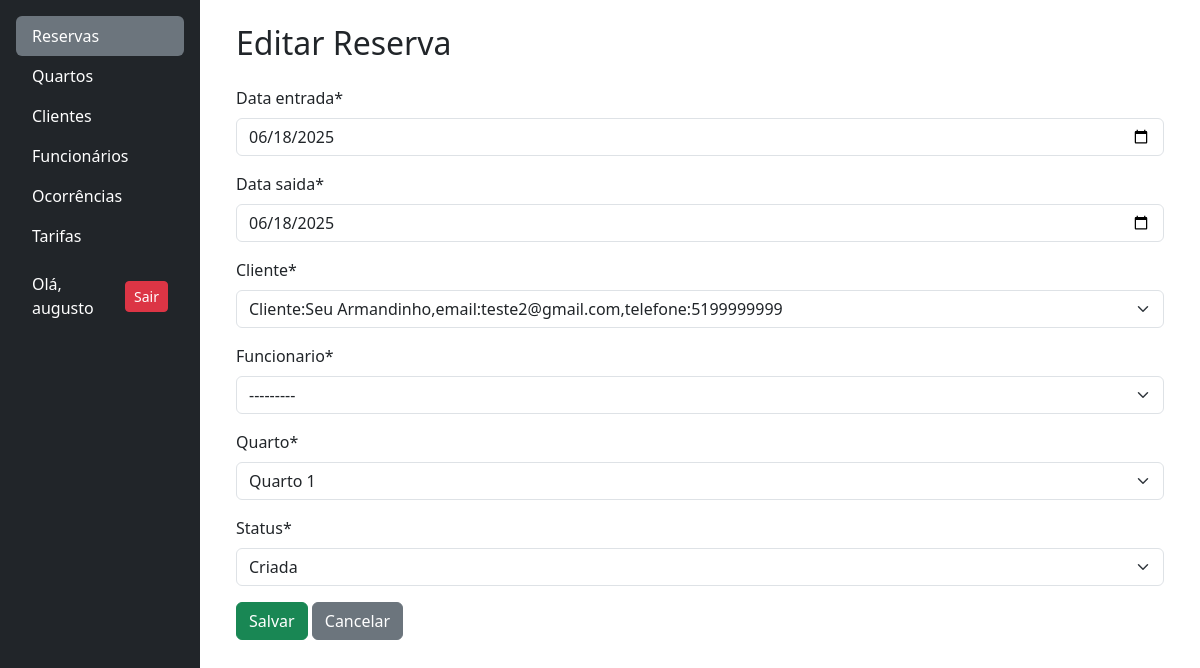
Before: /editar_reserva/4 (signed in) with the older database file.
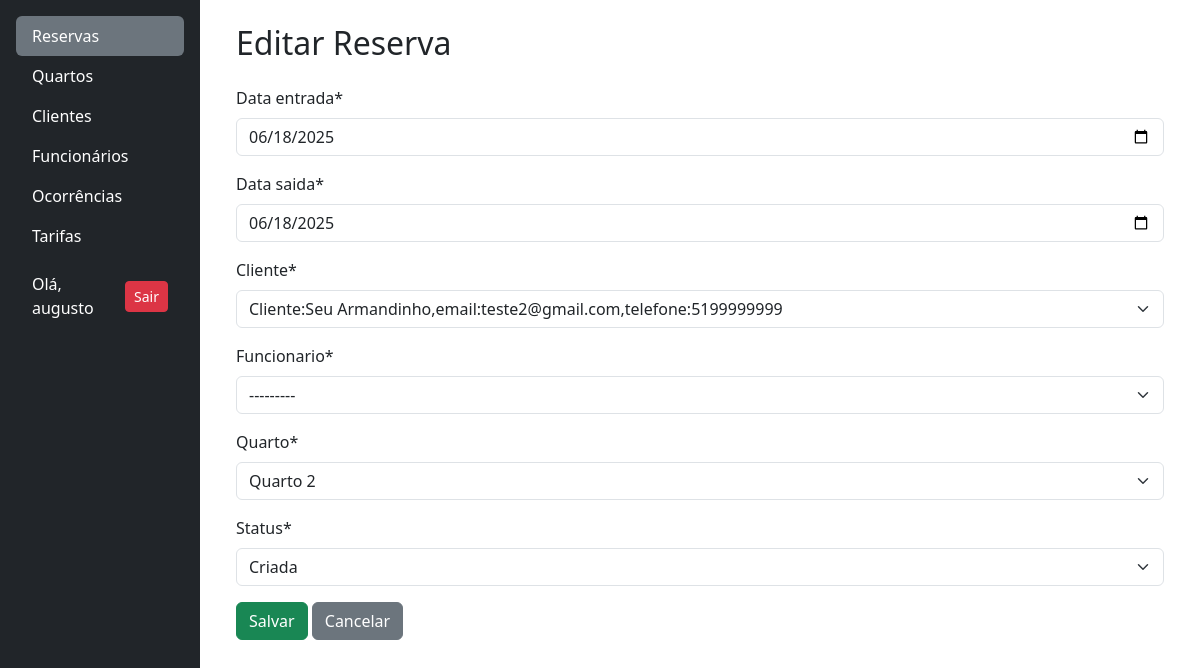
After: the same page with the newer database file.
### reservas/models.py (models this page shows, shortened)
class Reserva(models.Model):
    data_entrada = models.DateField()
    data_saida = models.DateField()
    cliente = models.ForeignKey(Cliente, on_delete=models.RESTRICT)
    funcionario = models.ForeignKey(User, on_delete=models.RESTRICT)
    quarto = models.ForeignKey(Quarto, on_delete=models.RESTRICT)
    criada_em = models.DateTimeField(auto_now_add=True)
    status = models.CharField(
        max_length=20,
        choices=STATUS_RESERVA_CHOICES,
        default='criada',
    )
    ativa = models.BooleanField(default=True)

### reservas/views.py (the view)
# urls.py: path('editar_reserva/<int:id>', views.editar_reserva, name='editar_reserva'),
@login_required
def editar_reserva(request, id):
    try:
        reserva = Reserva.objects.get(id=id)
    except Reserva.DoesNotExist:
        return redirect('reservas:reservas')
    if request.method == 'POST':
        form = ReservaForm(request.POST, instance=reserva)
        if form.is_valid():
            reserva_editada = form.save()
            if reserva_editada.ativa:
                return redirect('reservas:reservas')
            else:
                return redirect('reservas:reservas_inativas')
    else:
        form = ReservaForm(instance=reserva)
    return render(request, 'reservas/editar_reserva.html', {'form': form, 'reserva': reserva})

### reservas/forms.py
class ReservaForm(forms.ModelForm):
    data_entrada = forms.DateField(
        widget=forms.DateInput(attrs={'type': 'date'}, format='%Y-%m-%d'),
        input_formats=['%Y-%m-%d']
    )
    data_saida = forms.DateField(
        widget=forms.DateInput(attrs={'type': 'date'}, format='%Y-%m-%d'),
        input_formats=['%Y-%m-%d']
    )
    class Meta:
        model = Reserva
        fields = ['data_entrada', 'data_saida', 'cliente',
                  'funcionario', 'quarto', 'status']

### clientes/models.py (called while the page is built)
    def __str__(self):
        return f"Cliente:{self.nome},email:{self.email},telefone:{self.telefone}"

### quartos/models.py (called while the page is built)
    def __str__(self):
        return f"Quarto {self.numero}"

### reservas/templates/reservas/editar_reserva.html (shortened to what this page needs)
{% extends 'base.html' %}
{% load crispy_forms_tags %}
{% block content %}
<div class="container">
  <h2 class="mb-4">Editar Reserva</h2>
  <form method="POST">
    {{ form|crispy }}
    <button type="submit" class="btn btn-success">Salvar</button>
    <a href="{% url 'reservas:reservas' %}" class="btn btn-secondary">Cancelar</a>
  </form>
</div>
{% endblock %}

Changed rows visible on the page:
changed Reserva "Cliente:Seu Armandinho,email:teste2@gmail.com,telefone:5199999999": quarto "Quarto 1" → "Quarto 2"
